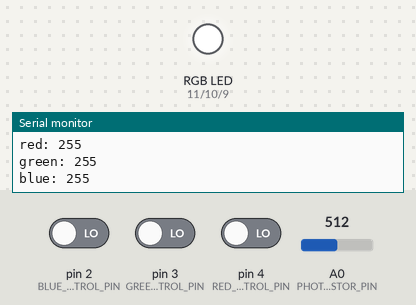
A sketch run on a simulated Arduino Uno, built with avr-gcc and run on an emulated ATmega328P. Shown: an RGB LED mixed from three pins (HIGH = lit), the last lines printed to the serial monitor. The inputs (shaded band) are chosen by the test bench; at power-on: pin 2 (BLUE_CONTROL_PIN) LOW, A0 (PHOTORESISTOR_PIN) = 512, pin 3 (GREEN_CONTROL_PIN) LOW, pin 4 (RED_CONTROL_PIN) LOW.

Above: at 1.2 s.
1.3 s: pin 2 (BLUE_CONTROL_PIN) driven HIGH
At 2.0 s:
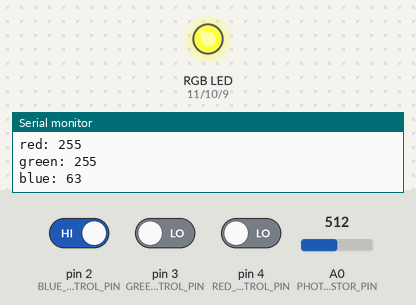
2.8 s: A0 (PHOTORESISTOR_PIN) set to 12
5.8 s: A0 (PHOTORESISTOR_PIN) set to 9
At 7.0 s:
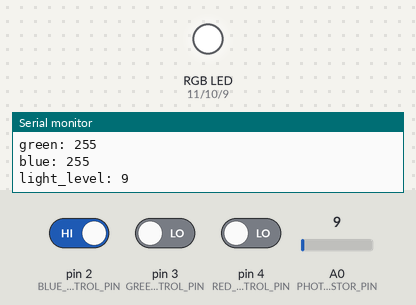
7.3 s: A0 (PHOTORESISTOR_PIN) set to 122
At 7.9 s:
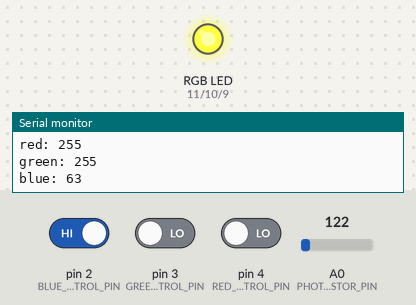
8.8 s: pin 3 (GREEN_CONTROL_PIN) driven HIGH
At 9.6 s:
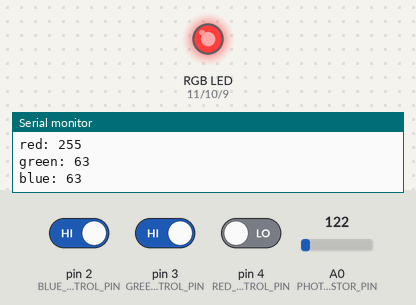
11.8 s: pin 3 (GREEN_CONTROL_PIN) driven LOW
At 13.1 s:
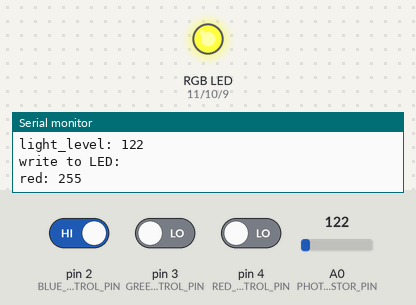
Timing chart, 0 to 14.3 s (numbered marks = the images above; inputs shaded):
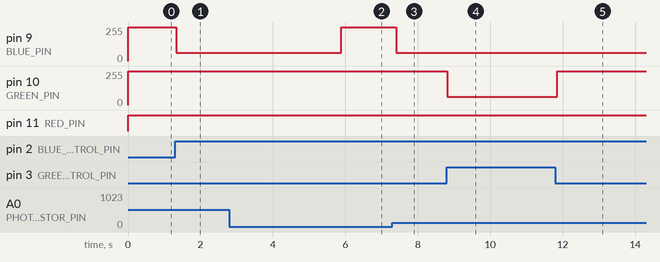

The sketch:

day10_creative_mess_LED_Switch_photoresistor.ino
```cpp
/*
 * 30 Days - Lost in Space
 * Day 8 - Adding some color to this dark place
 *
 * Learn more at https://learn.inventr.io/adventure
 *
 * Previously we have used different color LEDs with our HERO, but when we require
 * more output, or desire a color different from the available colors we use a more
 * flexible "RGB LED".  RGB LEDs have a red, a green and a blue LED packaged into a
 * single LED package.  By using something called Pulse Width Modulation (PWM) we
 * can vary the intensity of each LED and come up a wide variety of colors.
 *
 * Alex Eschenauer
 * David Schmidt
 * Greg Lyzenga
 */

/*
 * Arduino concepts introduced/documented in this lesson.
 * - analogWrite(): Used to control a PWM pin, giving a variable intensity
 * - Passing variables into functions
 *
 * Parts and electronics concepts introduced in this lesson.
 * - Common Cathode (single grounded pin) RGB LED.
 */

// Explicitly include Arduino.h
#include "Arduino.h"

/*
 * Each color in an RGB LED is controlled with a different pin on our HERO board.
 *
 * NOTE: Only pins 3, 5, 6, 9, 10 and 11 on the HERO board support PWM which is
 *       indicated on the board by preceding those pin numbers on the HERO board
 *       with a tilde ('~') character.  Only those pins support PWM and analogWrite().
 */
const byte PHOTORESISTOR_PIN = A0;  // we pick an analog pin (defined in Arduino.h)

const byte RED_PIN = 11;    // PWM pin controlling the red leg of our RGB LED
const byte GREEN_PIN = 10;  // PWM pin ccontrolling the green leg of our RGB LED
const byte BLUE_PIN = 9;    // PWM pin ccontrolling the blue leg of our RGB LED

const byte RED_CONTROL_PIN = 4;    // PWM pin controlling the red leg of our RGB LED
const byte GREEN_CONTROL_PIN = 3;  // PWM pin ccontrolling the green leg of our RGB LED
const byte BLUE_CONTROL_PIN = 2;    // PWM pin ccontrolling the blue leg of our RGB LED

/*
 * Define a set of constants to represent 4 different brightness levels for our
 * RGB LED using PWM pins and analogWrite().  PWM can set values ranging from 0
 * to 255 which we will demonstrate by adding 64 (roughly 1/4 of that range) to
 * each preceding value.
 *
 * NOTE: this also demonstrates that our constants can be computed using an expression
 *       that includes any previouly defined constant.  However, the expression cannot
 *       include variables or values that could change during execution.
 */
const byte OFF = 0;                 // Selected color is OFF
const byte DIM = 64;                // Selected color is 1/4 intensity
const byte BRIGHTER = DIM + 64;     // Selected color is 1/2 intensity
const byte BRIGHT = BRIGHTER + 64;  // Selected color is 3/4 intensity
const byte BRIGHTEST = 255;         // Selected color is maximum intensity (255)

const byte THRESHOLD = 10;
// We can change this constant here, in one place, to change how long each color is displayed.
const unsigned int COLOR_DELAY = 20;  // show each color for 500 milliseconds
const unsigned int BATTERY_CAPACITY = 50000;

void setup() {
  pinMode(PHOTORESISTOR_PIN, INPUT);  // input value from analog pin connected to photoresistor
  // Set each of our PWM pins as OUTPUT pins
  pinMode(RED_PIN, OUTPUT);
  pinMode(GREEN_PIN, OUTPUT);
  pinMode(BLUE_PIN, OUTPUT);

  pinMode(RED_CONTROL_PIN, INPUT);
  pinMode(GREEN_CONTROL_PIN, INPUT);
  pinMode(BLUE_CONTROL_PIN, INPUT);

  Serial.begin(9600);
}

// Each time through loop() we display some of the color variations available
// using an RGB LED.
unsigned int light_level = 0;

void loop() {
  unsigned int light_level = analogRead(PHOTORESISTOR_PIN);
  Serial.print("light_level: ");
  Serial.println(light_level);

  if (light_level > THRESHOLD){
    bool red = (digitalRead(RED_CONTROL_PIN) == HIGH);
    bool green = (digitalRead(GREEN_CONTROL_PIN) == HIGH);
    bool blue = (digitalRead(BLUE_CONTROL_PIN) == HIGH);

    displayColor(red, green, blue);
  }else{
    displayColor(OFF, OFF, OFF);
  }

  delay(100);

}

/*
 * displayColor() is a function that accepts three parameters representing the desired
 * intensity for each of the LEDs in the RGB LED.
 *
 * Each parameter passed must have a type (here we match what analogWrite() will use) and
 * a name to be used inside the function to refer to the parameter.  The parameters can all
 * be included on a single line like:
 * void displayColor( byte red_intensity, byte green_intensity, byte blue_intensity) {
 *
 * However, if we display each parameter on it's own line we can add a comment to each
 * for additional clarity.
 */
void displayColor(
  bool red,    // red LED intensity (0-255)
  bool green,  // green LED intensity (0-255)
  bool blue    // blue LED intensity (0-255)
) {
  Serial.println("write to LED: ");
  Serial.print("red: ");
  Serial.println(255 - BRIGHT*byte(red));
  Serial.print("green: ");
  Serial.println(255 - BRIGHT*byte(green));
  Serial.print("blue: ");
  Serial.println(255 - BRIGHT*byte(blue));

  analogWrite(RED_PIN, 255 - BRIGHT*byte(red));      // Set red LED intensity using PWM
  analogWrite(GREEN_PIN, 255 -BRIGHT*byte(green));  // Set green LED intensity using PWM
  analogWrite(BLUE_PIN, 255 -  BRIGHT*byte(blue));    // Set blue LED intensity using PWM
}
```

Measured:
- the behaviour switches between 11 and 10 on A0 (PHOTORESISTOR_PIN) (found by bisection; images 1 and 2)
- after the input at 1.3 s, pin 9 (BLUE_PIN): 255/255 → 63/255 at once
- after the input at 5.8 s, pin 9 (BLUE_PIN): 63/255 → 255/255 after 0.08 s
- after the input at 7.3 s, pin 9 (BLUE_PIN): 255/255 → 63/255 after 0.10 s
- after the input at 8.8 s, pin 10 (GREEN_PIN): 255/255 → 63/255 at once
- after the input at 11.8 s, pin 10 (GREEN_PIN): 63/255 → 255/255 after 0.05 s
